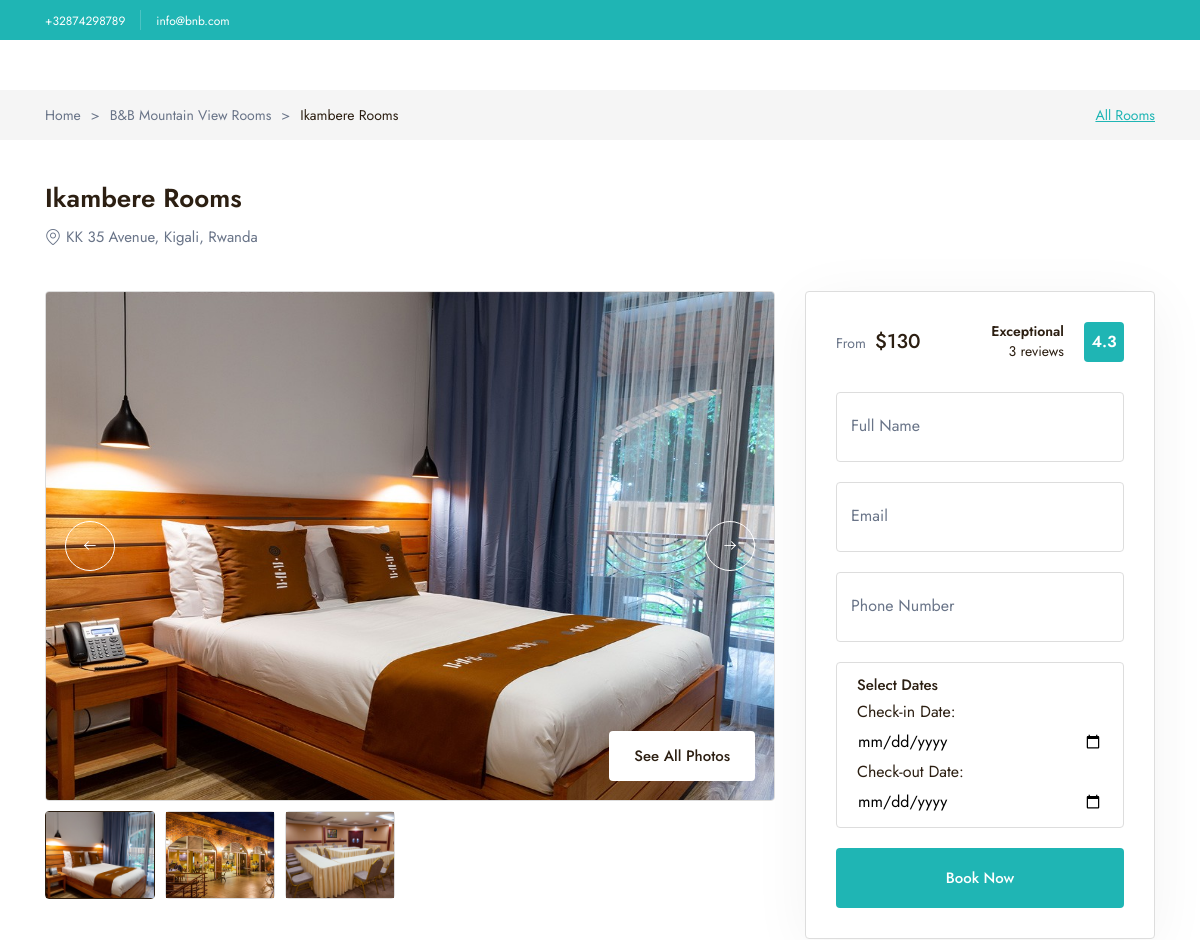
/room/ikambere-rooms (upper part), run on an earlier commit of the app's database.
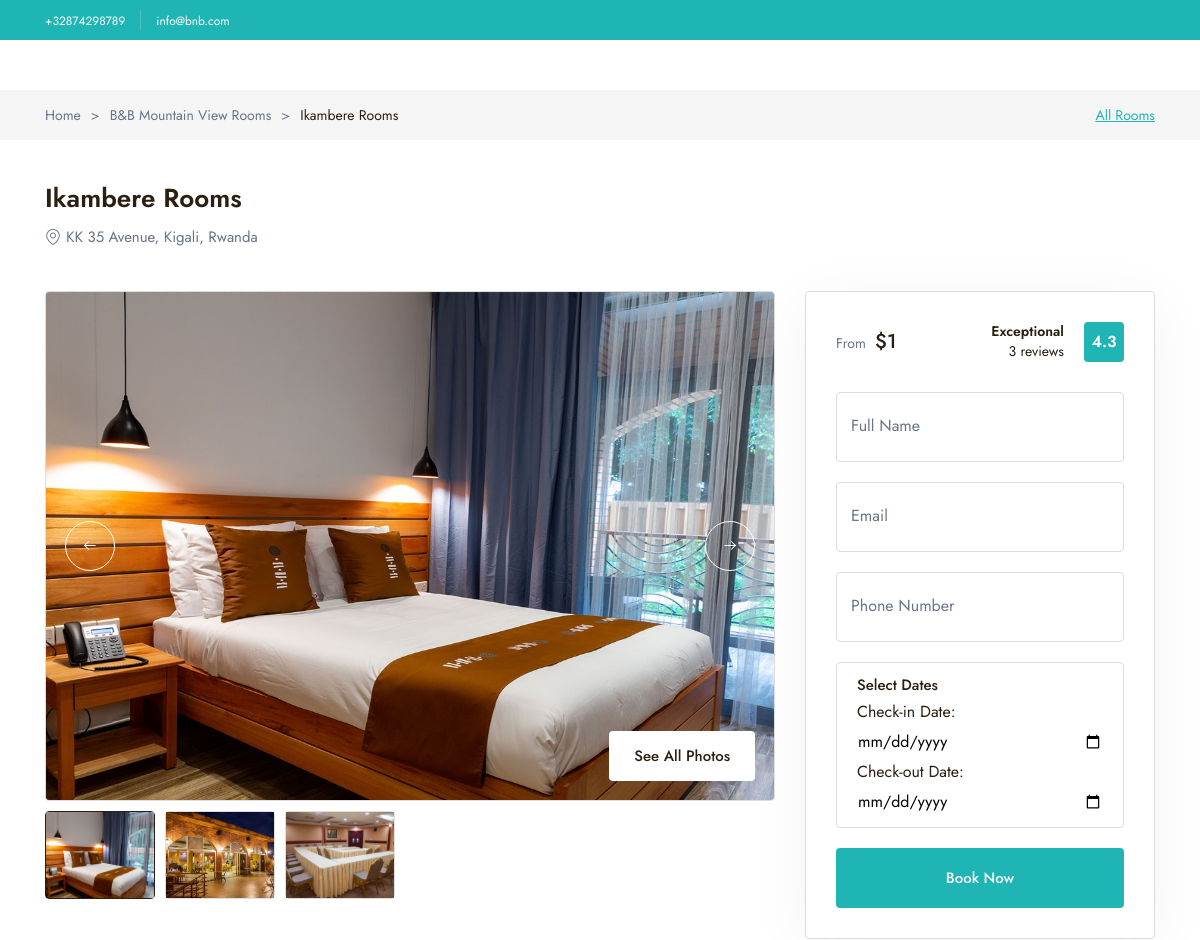
And on a later commit of the database.
### home/models.py (models this page shows, shortened)
class Setting(models.Model):
    email = models.CharField(max_length=255, null=True, blank=True)
    second_email = models.CharField(max_length=255, null=True, blank=True)
    contact_number = models.CharField(max_length=255, null=True, blank=True)
    website = models.URLField(max_length=255, null=True, blank=True)
    instagram = models.URLField(max_length=255, null=True, blank=True)
    twitter = models.URLField(max_length=255, null=True, blank=True)
    facebook = models.URLField(max_length=255, null=True, blank=True)
    whatsapp_number = models.CharField(max_length=255, null=True, blank=True)
    address = models.CharField(max_length=255, null=True, blank=True)
    class Meta:
        verbose_name = "Setting"
        verbose_name_plural = "Settings"

class Room(models.Model):
    name = models.CharField(max_length=255)
    slug = models.SlugField(unique=True, blank=True)
    description = models.TextField()
    price = models.IntegerField(null=True, blank=True)
    capacity = models.IntegerField()
    size = models.CharField(max_length=255, null=True, blank=True)
    image = ProcessedImageField(
        upload_to='room_images/',
        format='JPEG',
        options={'quality': 90},
        null=True,
        blank=True,
    )
    amenities = models.ManyToManyField('Amenity', blank=True)
    created_at = models.DateTimeField(default=timezone.now)
    updated_at = models.DateTimeField(auto_now=True)
    class Meta:
        verbose_name_plural = "Rooms"

class RoomImage(models.Model):
    room = models.ForeignKey(Room, related_name='images', on_delete=models.CASCADE)
    image = ProcessedImageField(
        upload_to=room_add_on_image_path,
        format='JPEG',
        options={'quality': 90},
        null=True,
        blank=True,
    )
    created_at = models.DateTimeField(auto_now_add=True)
    class Meta:
        verbose_name_plural = "Room Images"

### home/views.py (the view)
# urls.py: path('room/<slug>', getRoom, name="getRoom"),
def getRoom(request, slug):
    room = get_object_or_404(Room, slug=slug)
    reviews = RoomReview.objects.filter(room=room).order_by('-created_at')
    total_reviews = reviews.count()
    avg_location = reviews.aggregate(Avg('location'))['location__avg'] or 0
    avg_staff = reviews.aggregate(Avg('staff'))['staff__avg'] or 0
    avg_cleanliness = reviews.aggregate(Avg('cleanliness'))['cleanliness__avg'] or 0
    avg_value_for_money = reviews.aggregate(Avg('value_for_money'))['value_for_money__avg'] or 0
    avg_comfort = reviews.aggregate(Avg('comfort'))['comfort__avg'] or 0
    avg_facilities = reviews.aggregate(Avg('facilities'))['facilities__avg'] or 0
    avg_free_wifi = reviews.aggregate(Avg('free_wifi'))['free_wifi__avg'] or 0
    overall_rating = (avg_location + avg_staff + avg_cleanliness + avg_value_for_money + avg_comfort + avg_facilities + avg_free_wifi) / 7
    if request.method == 'POST':
        form = BookingForm(request.POST)
        check_in_date = request.POST.get('check_in_date')
        check_out_date = request.POST.get('check_out_date')
        try:
            check_in_date = datetime.strptime(check_in_date, '%Y-%m-%d').date()
            check_out_date = datetime.strptime(check_out_date, '%Y-%m-%d').date()
        except ValueError:
            messages.error(request, "Invalid date format. Please select valid dates.")
            return redirect('base:getRoom', slug=room.slug)
        today = datetime.today().date()
        if check_in_date < today:
            messages.error(request, "Check-in date cannot be in the past.")
            return redirect('base:getRoom', slug=room.slug)
        if check_out_date <= check_in_date:
            messages.error(request, "Check-out date must be after the check-in date.")
            return redirect('base:getRoom', slug=room.slug)
        existing_booking = Booking.objects.filter(
            room=room,
            checkInDate__lte=check_out_date,
            checkOutDate__gte=check_in_date
        ).exists()
        if existing_booking:
            messages.error(request, "These dates are already booked. Please choose different dates.")
            return redirect('base:getRoom', slug=room.slug)
        if form.is_valid():
            booking = form.save(commit=False)
            booking.room = room
            booking.checkInDate = check_in_date
            booking.checkOutDate = check_out_date
            booking.status = 'pending'  # Set status to pending
            booking.payment_status = 'pending'  # Set payment status to pending
            booking.save()
            return redirect('base:booking', booking_id=booking.id)  # Adjust redirect to your success page
    else:
        form = BookingForm()
    settings = Setting.objects.first()
    context = {
        'room': room,
        'reviews': reviews,
        'total_reviews': total_reviews,
        'overall_rating': overall_rating,
        'avg_location': avg_location,
        'avg_staff': avg_staff,
        'avg_cleanliness': avg_cleanliness,
        'avg_value_for_money': avg_value_for_money,
        'avg_comfort': avg_comfort,
        'avg_facilities': avg_facilities,
        'avg_free_wifi': avg_free_wifi,
        'form': form,
        'settings': settings
    }
    return render(request, 'rooms/show.html', context)

### home/forms.py
class BookingForm(forms.ModelForm):
    class Meta:
        model = Booking
        fields = ['name', 'email', 'phone']
    name = forms.CharField(max_length=100)
    email = forms.EmailField()
    phone = forms.CharField(max_length=15)

### templates/rooms/show.html (shortened to what this page needs)
{% extends 'layouts/app.html' %}
{% load static %}
{% load humanize %}
{% block content %}
    <br>
    <br>
    <br>
    <section class="py-10 d-flex items-center bg-light-2">
        <div class="container">
            <div class="row y-gap-10 items-center justify-between">
                <div class="col-auto">
                    <div class="row x-gap-10 y-gap-5 items-center text-14 text-light-1">
                        <div class="col-auto">
                            <div class="">Home</div>
                        </div>
                            <div class="col-auto">
                            <div class="">></div>
                        </div>
                        <div class="col-auto">
                            <div class="">B&B Mountain View Rooms</div>
                        </div>
                        <div class="col-auto">
                            <div class="">></div>
                        </div>
                        <div class="col-auto">
                            <div class="text-dark-1">{{ room.name }}</div>
                        </div>
                    </div>
                </div>
                <div class="col-auto">
                    <a href="{% url 'base:rooms' %}" class="text-14 text-blue-1 underline">All Rooms</a>
                </div>
            </div>
        </div>
    </section>
    <section class="pt-40">
        <div class="container">
            <div class="row justify-between items-end">
                <div class="col-auto">
                    <h1 class="text-26 fw-600">
                        {{ room.name }}
                    </h1>
                    <div class="d-flex x-gap-5 items-center pt-5">
                        <i class="icon-location-2 text-16 text-light-1"></i>
                        <div class="text-15 text-light-1">{{ settings.address }}</div>
                    </div>
                </div>
            </div>
        </div>
    </section>
    <section class="pt-40">
        <div class="container js-pin-container">
            <div class="row y-gap-30">
                <div class="col-lg-8">
                    <div class="cruiseSlider">
                        <div class="cruiseSlider-slider relative">
                            <div class="d-flex js-cruise-slider">
                                <div class="swiper-wrapper">
                                    <div class="swiper-slide">
                                        <img src="{{ room.image.url }}" alt="{{ room.name }}" class="rounded-4">
                                    </div>
                                </div>
                                <div class="cruiseSlider__nav -prev js-prev">
                                    <button class="button -outline-white size-50 flex-center text-white rounded-full">
                                        <i class="icon-arrow-left"></i>
                                    </button>
                                </div>
                                <div class="cruiseSlider__nav -next js-next">
                                    <button class="button -outline-white size-50 flex-center text-white rounded-full">
                                        <i class="icon-arrow-right"></i>
                                    </button>
                                </div>
                                <div class="absolute h-full col-12 px-20 py-20 d-flex justify-end items-end">
                                    <a href="{{ room.image.url }}" alt="{{ room.name }}" class="button px-24 py-15 -blue-1 bg-white z-2 js-gallery" data-gallery="gallery2">
                                        See All Photos
                                    </a>
                                </div>
                            </div>
                        </div>
                        <div class="cruiseSlider-slides row x-gap-10 y-gap-10 pt-10 js-cruise-slides">
                            <div class="col-auto w-max-120">
                                <div class="cruiseSlider-slides__item h-full rounded-4 -is-active js-item">
                                    <img src="{{ room.image.url }}" alt="{{ room.name }}" class="h-full object-cover">
                                </div>
                            </div>
                            {% for image in room.images.all %}
                                <div class="col-auto w-max-120">
                                    <div class="cruiseSlider-slides__item h-full rounded-4  js-item">
                                        <img src="{{ image.image.url }}" alt="{{ room.name }}" class="h-full object-cover">
                                    </div>
                                </div>
                            {% endfor %}
                        </div>
                    </div>
                    <div class="row x-gap-80 y-gap-40 pt-40">
                        <div class="col-12">
                        </div>
                    </div>
                </div>
                <div class="col-lg-4">
                    <div class="d-flex justify-end js-pin-content" data-offset="350">
                        <div class="px-30 py-30 rounded-4 border-light bg-white w-360 lg:w-full shadow-4">
                            <div class="d-flex justify-between items-center">
                                <div class="text-14 text-light-1">
                                    From <span class="text-20 fw-500 text-dark-1 ml-5">${{ room.price|intcomma }}</span>
                                </div>
                                <div class="d-flex items-center justify-end">
                                    <div class="text-14 lh-14 text-right">
                                        <div class="fw-600">Exceptional</div>
                                        {{ total_reviews }} reviews
                                    </div>
                                    <div class="flex-center size-40 rounded-4 bg-blue-1 text-1 fw-600 text-white ml-20">
                                        {{ overall_rating|floatformat:1 }}
                                    </div>
                                </div>
                            </div>
                            <form method="POST">
                                <div class="row y-gap-20 pt-30">
                                    <div class="col-12">
                                        <div class="form-input ">
                                            {{ form.name }}
                                            <label class="lh-1 text-16 text-light-1">Full Name</label>
                                        </div>
                                    </div>
                                    <div class="col-md-12">
                                        <div class="form-input ">
                                            {{ form.email }}
                                            <label class="lh-1 text-16 text-light-1">Email</label>
                                        </div>
                                    </div>
                                    <div class="col-md-12">
                                        <div class="form-input ">
                                            {{ form.phone }}
                                            <label class="lh-1 text-16 text-light-1">Phone Number</label>
                                        </div>
                                    </div>
                                    <div class="col-12">
                                        <div class="px-20 py-10 border-light rounded-4">
                                            <h4 class="text-15 fw-500 ls-2 lh-16">Select Dates</h4>
                                            <div>
                                                <label for="check-in-date">Check-in Date:</label>
                                                <input type="date" id="check-in-date" name="check_in_date" class="form-control" required>
                                            </div>
                                            <div>
                                                <label for="check-out-date">Check-out Date:</label>
                                                <input type="date" id="check-out-date" name="check_out_date" class="form-control" required>
                                            </div>
                                        </div>
                                    </div>
                                    <div class="col-12">
                                        <button type="submit" class="button -dark-1 py-15 px-35 h-60 col-12 rounded-4 bg-blue-1 text-white">
                                            Book Now
                                        </button>
                                    </div>
                                </div>
                            </form>
                        </div>
                    </div>
                </div>
            </div>
        </div>
    </section>
{% endblock %}

### templates/layouts/app.html (shortened to what this page needs)
{% load static %}
<!DOCTYPE html>
<html lang="en" data-x="html" data-x-toggle="html-overflow-hidden">
<head>
    <link rel="stylesheet" href="{% static 'css/vendors.css' %}">
    <link rel="stylesheet" href="{% static 'css/main.css' %}">
</head>
<body>
    <main>
        {% include 'inc/header.html' %}
        {% block content %}{% endblock %}
    </main>
</body>
</html>

### templates/inc/header.html (shortened to what this page needs)
{% load static %}
<section class="header-banner py-5 bg-blue-1 z-2">
	<div class="container">
		<div class="row items-center justify-between">
			<div class="col-auto">
				<div class="row x-gap-15 y-gap-15 items-center">
					<div class="col-auto md:d-none">
						<a href="#" class="text-12 text-white">+{{ settings.contact_number }}</a>
					</div>
					<div class="col-auto md:d-none">
					</div>
					<div class="col-auto">
						<a href="#" class="text-12 text-white">{{ settings.email }}</a>
					</div>
				</div>
			</div>
		</div>
	</div>
</section>
<header data-add-bg="bg-dark-1" class="header mt-40 -type-9 js-header" data-x="header" data-x-toggle="is-menu-opened">
</header>

### templates/inc/footer.html (shortened to what this page needs)
{% load static %}

What changed in the data, as far as the page shows it:
changed Room "Ikambere Rooms": price "130" → "1"
